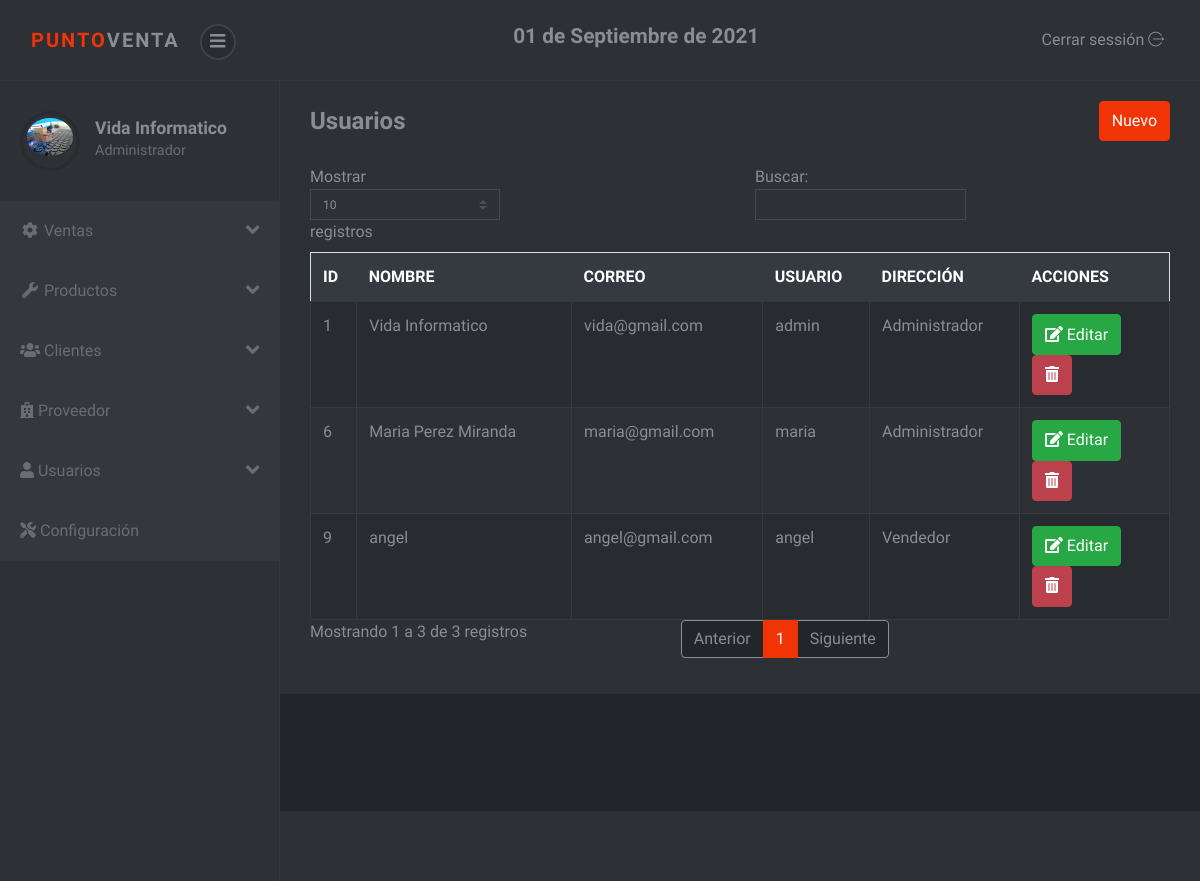
Page /sistema/lista_usuarios.php (signed in) on the earlier database version.
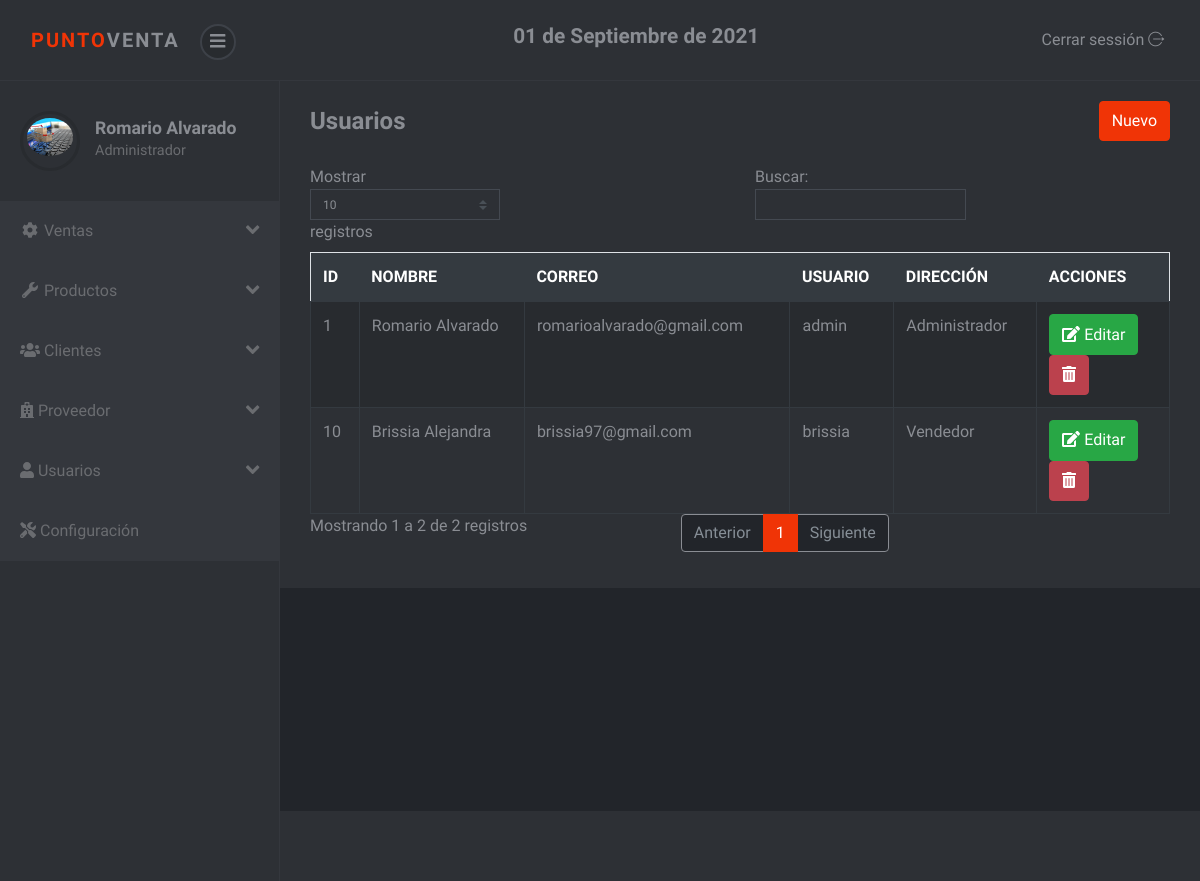
Same page on the later database version.
### tables this page shows
CREATE TABLE `usuario` (
  `idusuario` int(11) NOT NULL,
  `nombre` varchar(100) NOT NULL,
  `correo` varchar(100) NOT NULL,
  `usuario` varchar(20) NOT NULL,
  `clave` varchar(50) NOT NULL,
  `rol` int(11) NOT NULL
);

CREATE TABLE `rol` (
  `idrol` int(11) NOT NULL,
  `rol` varchar(50) NOT NULL
);

### sistema/lista_usuarios.php (the view, shortened to what the changed rows need)
<?php include_once "includes/header.php"; ?>
<div class="container-fluid">
	<div class="d-sm-flex align-items-center justify-content-between mb-4">
		<h1 class="h3 mb-0 text-gray-800">Usuarios</h1>
	</div>
	<div class="row">
		<div class="col-lg-12">
			<div class="table-responsive">
				<table class="table table-striped table-bordered" id="table">
					<thead class="thead-dark">
						<tr>
							<th>ID</th>
							<th>NOMBRE</th>
							<th>CORREO</th>
							<th>USUARIO</th>
							<th>DIRECCIÓN</th>
							<?php if ($_SESSION['rol'] == 1) { ?>
							<th>ACCIONES</th>
							<?php }?>
						</tr>
					</thead>
					<tbody>
						<?php
						include "../conexion.php";
						$query = mysqli_query($conexion, "SELECT u.idusuario, u.nombre, u.correo, u.usuario, r.rol FROM usuario u INNER JOIN rol r ON u.rol = r.idrol");
						$result = mysqli_num_rows($query);
						if ($result > 0) {
							while ($data = mysqli_fetch_assoc($query)) { ?>
								<tr>
									<td><?php echo $data['idusuario']; ?></td>
									<td><?php echo $data['nombre']; ?></td>
									<td><?php echo $data['correo']; ?></td>
									<td><?php echo $data['usuario']; ?></td>
									<td><?php echo $data['rol']; ?></td>
									<?php if ($_SESSION['rol'] == 1) { ?>
									<td>
										<a href="editar_usuario.php?id=<?php echo $data['idusuario']; ?>" class="btn btn-success"><i class='fas fa-edit'></i> Editar</a>
										<form action="eliminar_usuario.php?id=<?php echo $data['idusuario']; ?>" method="post" class="confirmar d-inline">
											<button class="btn btn-danger" type="submit"><i class='fas fa-trash-alt'></i> </button>
										</form>
									</td>
									<?php } ?>
								</tr>
						<?php }
						} ?>
					</tbody>
				</table>
			</div>
		</div>
	</div>
</div>
<?php include_once "includes/footer.php"; ?>

### sistema/includes/header.php (shortened to what the changed rows need)
<!DOCTYPE html>
<html>
<head>
	<link rel="stylesheet" href="vendor/bootstrap/css/bootstrap.min.css">
	<link rel="stylesheet" href="css/font.css">
	<link rel="stylesheet" href="css/style.violet.css" id="theme-stylesheet">
	<link rel="stylesheet" href="css/custom.css">
</head>
<body>
	<div class="d-flex align-items-stretch">
		<nav id="sidebar">
			<div class="sidebar-header d-flex align-items-center">
				<div class="title">
					<h1 class="h5"><?php echo $_SESSION['nombre']; ?></h1>
					<p><?php if ($_SESSION['rol'] == 1) {
							echo "Administrador";
						} else {
							echo "Vendedor";
						} ?></p>
				</div>
			</div>
		</nav>
		<div class="page-content">
			<div class="page-header">

Differences in the rows shown:
removed usuario: idusuario "6", nombre "Maria Perez Miranda", correo "maria@gmail.com", usuario "maria", rol.rol "Administrador"
removed usuario: idusuario "9", nombre "angel", correo "angel@gmail.com", usuario "angel", rol.rol "Vendedor"
changed usuario "admin": nombre "Vida Informatico" → "Romario Alvarado"; correo "vida@gmail.com" → "romarioalvarado@gmail.com"
added usuario: idusuario "10", nombre "Brissia Alejandra", correo "brissia97@gmail.com", usuario "brissia", rol.rol "Vendedor"
Other differences:
$_SESSION['nombre']: "Vida Informatico" → "Romario Alvarado"
text written by a page script: "Mostrar registros Buscar: Mostrando 1 a 3 de 3 registros Anterior 1 Siguiente" → "Mostrar registros Buscar: Mostrando 1 a 2 de 2 registros Anterior 1 Siguiente"
